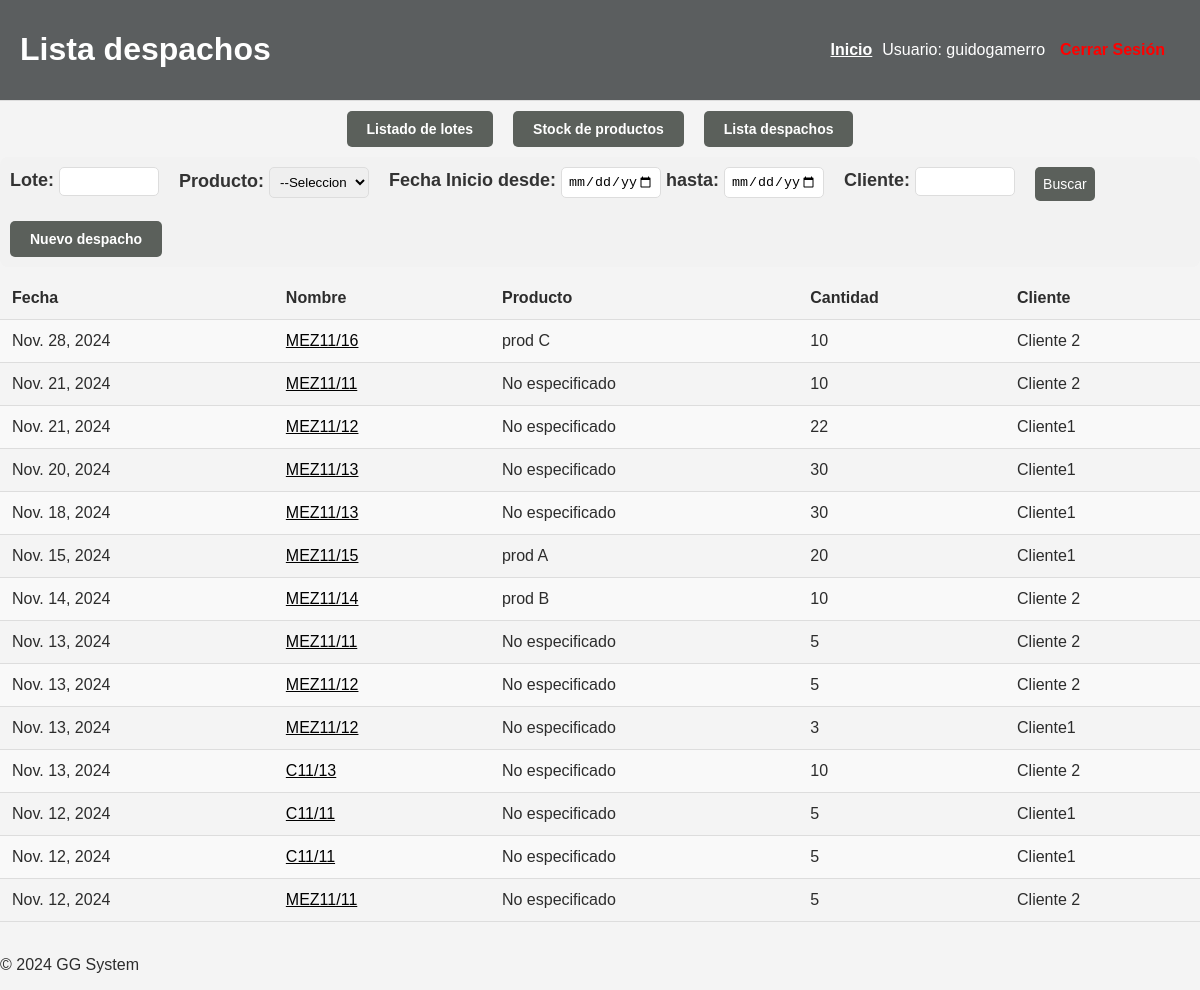
The app's page /gestion_lotes/lista_despachos (signed in) with its own data.
### gestion_lotes/models.py (models this page shows, shortened)
class Despacho(models.Model):
    mezcla = models.ForeignKey(Mezcla, on_delete=models.CASCADE, related_name='despachos')
    cliente = models.CharField(max_length=100)
    cantidad = models.PositiveIntegerField()
    fecha_despacho = models.DateField(default=timezone.now)

class Mezcla(models.Model):
    nombre_mezcla = models.CharField(max_length=20, unique=True)
    cantidad_total = models.IntegerField()
    lotes = models.ManyToManyField('Lote', through='LoteEnMezcla')
    destino = models.CharField(max_length=100, blank=True, null=True)
    despachada = models.BooleanField(default=False)
    stock_restante = models.PositiveIntegerField(default=1)
    producto = models.CharField(max_length=100, default="No especificado", null=True)
    '''def save(self, *args, **kwargs):
        # Inicializar el stock restante con la cantidad total si es una nueva mezcla
        if not self.pk:
            self.stock_restante = self.cantidad_total
        super().save(*args, **kwargs)''' #ME GUSTA ESTA IDEA PERO NO ME ESTARIA FUNCIONANDO

### gestion_lotes/views.py (the view, shortened to what this page needs)
# urls.py: path('lista_despachos', views.despachos, name="lista_despachos"),
def despachos(request):
    despachos = Despacho.objects.all().order_by('-fecha_despacho')
    form = LoteFiltroForm(request.GET or None)
    ctx = {'despachos': despachos, 'form': form}
    return render(request, 'gestion_lotes/lista_despachos.html', ctx)

### gestion_lotes/forms.py
class LoteFiltroForm(forms.Form):
    nombre_lote = forms.CharField(max_length=100, required=False, label='Nombre del lote')
    producto = forms.ChoiceField(choices=[('','Todos')] + Lote._meta.get_field('producto').choices, required=False, label='Producto')
    fecha_inicio = forms.DateField(label="Fecha de Inicio", widget=forms.DateInput(attrs={'type': 'date'}), required=False)
    estado = forms.ChoiceField(label='Estado', choices=[('', '---'), ('iniciado', 'Iniciado'), ('finalizado', 'Finalizado')], required=False)
    fecha_inicio_desde = forms.DateField(widget=forms.DateInput(attrs={'type': 'date', 'class': 'form-control'}), required=False, label='Fecha de inicio desde:')
    fecha_inicio_hasta= forms.DateField(widget=forms.DateInput(attrs={'type': 'date', 'class': 'form-control'}), required=False, label='Fecha de inicio hasta:')
    stock = forms.IntegerField(required=False)
    tipo_modelo = forms.ChoiceField(
        required=False,
        choices=[('todos', 'Todos'), ('lote', 'Lote'), ('mezcla', 'Mezcla')],
        label='Modelo'
    )

### gestion_lotes/templates/gestion_lotes/lista_despachos.html (shortened to what this page needs)
{% extends 'base.html' %}
{% block header %}
<h1>Lista despachos</h1>
{% endblock %}
{% block content %}
<div class="conteiner-opc">
    <a href="{% url 'gestion_lotes:lista_lotes' %}" class="button-link-h">Listado de lotes</a>
    <a href="{% url 'gestion_lotes:stock_producto' %}" class="button-link-h">Stock de productos</a>
    <a href="{% url 'gestion_lotes:lista_despachos' %}" class="button-link-h">Lista despachos</a>
</div>
<form method="GET" class="filter-form">
    <div>
        <label for="nombre_lote">Lote: <input type="text" name="nombre_lote" id="nombre_lote" class="form-control"></label>
    </div>
    <div class="form-group">
        <label for="producto">Producto:
            <select name="producto" id="producto" class="form-control">
                <option value="">--Seleccionar Producto--</option>
            </select>
        </label>
    </div>
    <div class="form-group">
        <label for="fecha_inicio_desde">Fecha Inicio desde: {{ form.fecha_inicio_desde }} hasta: {{ form.fecha_inicio_hasta }}</label>
    </div>
    <div>
        <label for="cliente">Cliente: <input type="text" name="cliente" id="cliente" class="form-control"></label>
    </div>
    <button type="submit" class="filter-button">Buscar</button>
    <a href="{% url 'gestion_lotes:nuevo_despacho' %}" class="button-link-h">Nuevo despacho</a>
</form>
<table class="lotes-table">
    <tr>
        <th>Fecha</th>
        <th>Nombre</th>
        <th>Producto</th>
        <th>Cantidad</th>
        <th>Cliente</th>
    </tr>
    {% for lote in despachos %}
    <tr>
        <td>{{ lote.fecha_despacho }}</td>
        <td><a href="{% url 'gestion_lotes:detalle_mezcla' pk=lote.mezcla.pk %}">{{ lote.mezcla.nombre_mezcla }}</a></td>
        <td>{{ lote.mezcla.producto }}</td>
        <td>{{ lote.cantidad }}</td>
        <td>{{ lote.cliente }}</td>
    </tr>
    {% empty %}
    <tr>
        <td colspan="3">No se realizaron despachos hasta el moemento</td>
    </tr>
    {% endfor %}
</table>
{% endblock %}

### gestion_lotes/templates/base.html (shortened to what this page needs)
{% load static %}
<!DOCTYPE html>
<html lang="es">
<head>
    <link rel="stylesheet" href="{% static 'css/estilo.css' %}">
    <link href="https://cdnjs.cloudflare.com/ajax/libs/font-awesome/6.0.0-beta3/css/all.min.css" rel="stylesheet">
</head>
<body>
    <header class="main-header">
        <div>
            {% block header %}
            {% endblock %}
        </div>
        <nav class="navbar">
            <a href="{% url 'home:pagina_inicial' %}">Inicio</a>
            <span class="user-info">
                Usuario: {{ user.username }}
            </span>
            <a href="{% url 'usuarios:logout' %}" class="btn btn-danger">Cerrar Sesión</a>
        </nav>
    </header>
    <main>
        {% block content %}
        {% endblock %}
    </main>
    <br>
    <footer>
        <p>&copy; 2024 GG System</p>
    </footer>
</body>
</html>

### gestion_lotes/static/css/estilo.css (style rules this page uses)
body { background-color: #f4f4f4; color: #2c2c2c; font-family: Arial, sans-serif; margin: 0; }
header { background-color: #333333; color: white; padding: 10px 20px; display: flex; justify-content: space-between; align-items: center; position: sticky; top: 0; z-index: 1000; }
header a { color: white; text-decoration: none; margin: 0 10px; font-weight: bold; }
button { font-size: 14px; padding: 10px 15px; border: none; border-radius: 5px; cursor: pointer; }
a { text-decoration: underline; }
.main-header { background-color: #5b5e5f; padding: 10px 20px; border-bottom: 1px solid #ddd; }
.navbar { display: flex; justify-content: space-between; align-items: center; }
.navbar .btn { margin: 0 5px; text-decoration: none; color: #333; }
.navbar .btn-danger { color: red; padding: 5px 10px; border-radius: 5px; }
nav a { text-decoration: underline; }
.filter-button { padding: 4px 8px; background-color: #5b605b; color: white; border: none; border-radius: 5px; cursor: pointer; }
.lotes-table { width: 100%; border-collapse: collapse; margin-top: 10px; font-family: Arial, sans-serif; }
.lotes-table th, .lotes-table td { padding: 12px; text-align: left; border-bottom: 1px solid #ddd; }
.lotes-table tbody tr:nth-child(even) { background-color: #f9f9f9; }
.button-link-h { display: inline-block; padding: 10px 20px; font-size: 14px; font-weight: bold; color: #fff; background-color: #5b605b; text-align: center; text-decoration: none; border-radius: 5px; }
.conteiner-opc { display: flex; justify-content: center; align-items: center; }
.conteiner-opc a { margin: 10px; }
.filter-form { background-color: #f2f2f2; padding: 10px; border-radius: 8px; margin-bottom: 5px; display: flex; flex-wrap: wrap; gap: 20px; }
.filter-form .form-group { display: flex; flex-direction: column; align-items: center; margin-bottom: 0; }
.filter-form label { font-weight: bold; color: #333; margin-bottom: 3px; font-size: 18px; }
.filter-form .form-control { width: 100px; padding: 6px; border: 1px solid #ddd; border-radius: 5px; box-sizing: border-box; }
table.lotes-table td a { color: black; }

### records on screen
Despacho: fecha_despacho "Nov. 28, 2024", mezcla.nombre_mezcla "MEZ11/16", mezcla.producto "prod C", cantidad "10", cliente "Cliente 2"
Despacho: fecha_despacho "Nov. 21, 2024", mezcla.nombre_mezcla "MEZ11/11", mezcla.producto "No especificado", cantidad "10", cliente "Cliente 2"
Despacho: fecha_despacho "Nov. 21, 2024", mezcla.nombre_mezcla "MEZ11/12", mezcla.producto "No especificado", cantidad "22", cliente "Cliente1"
Despacho: fecha_despacho "Nov. 20, 2024", mezcla.nombre_mezcla "MEZ11/13", mezcla.producto "No especificado", cantidad "30", cliente "Cliente1"
Despacho: fecha_despacho "Nov. 18, 2024", mezcla.nombre_mezcla "MEZ11/13", mezcla.producto "No especificado", cantidad "30", cliente "Cliente1"
Despacho: fecha_despacho "Nov. 15, 2024", mezcla.nombre_mezcla "MEZ11/15", mezcla.producto "prod A", cantidad "20", cliente "Cliente1"
Despacho: fecha_despacho "Nov. 14, 2024", mezcla.nombre_mezcla "MEZ11/14", mezcla.producto "prod B", cantidad "10", cliente "Cliente 2"
Despacho: fecha_despacho "Nov. 13, 2024", mezcla.nombre_mezcla "MEZ11/11", mezcla.producto "No especificado", cantidad "5", cliente "Cliente 2"
Despacho: fecha_despacho "Nov. 13, 2024", mezcla.nombre_mezcla "MEZ11/12", mezcla.producto "No especificado", cantidad "5", cliente "Cliente 2"
Despacho: fecha_despacho "Nov. 13, 2024", mezcla.nombre_mezcla "MEZ11/12", mezcla.producto "No especificado", cantidad "3", cliente "Cliente1"
Despacho: fecha_despacho "Nov. 13, 2024", mezcla.nombre_mezcla "C11/13", mezcla.producto "No especificado", cantidad "10", cliente "Cliente 2"
Despacho: fecha_despacho "Nov. 12, 2024", mezcla.nombre_mezcla "C11/11", mezcla.producto "No especificado", cantidad "5", cliente "Cliente1"
Despacho: fecha_despacho "Nov. 12, 2024", mezcla.nombre_mezcla "C11/11", mezcla.producto "No especificado", cantidad "5", cliente "Cliente1"
Despacho: fecha_despacho "Nov. 12, 2024", mezcla.nombre_mezcla "MEZ11/11", mezcla.producto "No especificado", cantidad "5", cliente "Cliente 2"

### other values on screen
{{ user.username }} "guidogamerro"
